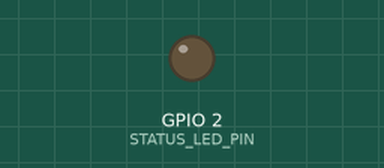
Simulated run of this sketch. Board: ESP32. Parts: output pins drawn as LEDs (lit = HIGH). WiFi joins after 1.5 s; servers stay silent unless stated.

Above: at 0.0 s.
At 1.6 s:
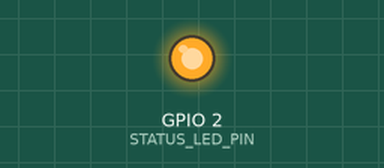
Timing chart, 0 to 3.1 s (numbered marks = the images above):
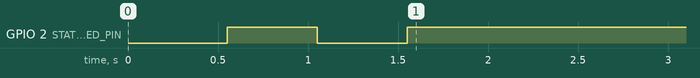

The sketch:

ELNEB_Device.ino
```cpp
/*
 * ELNEB classroom device starter.
 * The dashboard-generated variant replaces the configuration values below.
 * Install MFRC522 and ArduinoJson libraries before uploading.
 */
#include <WiFi.h>
#include <HTTPClient.h>
#include <SPI.h>
#include <MFRC522.h>

const char* WIFI_SSID = "REPLACE_WITH_WIFI_SSID";
const char* WIFI_PASSWORD = "REPLACE_WITH_WIFI_PASSWORD";
const char* DEVICE_CODE = "REPLACE_WITH_DEVICE_ID";
const char* SETUP_TOKEN = "REPLACE_WITH_SETUP_TOKEN";
const char* API_BASE_URL = "http://localhost:8080/api";

constexpr uint8_t RFID_SS_PIN = 5;
constexpr uint8_t RFID_RST_PIN = 22;
constexpr uint8_t STATUS_LED_PIN = 2;
MFRC522 rfid(RFID_SS_PIN, RFID_RST_PIN);

void connectWifi() {
  WiFi.begin(WIFI_SSID, WIFI_PASSWORD);
  unsigned long started = millis();
  while (WiFi.status() != WL_CONNECTED && millis() - started < 30000) { delay(500); digitalWrite(STATUS_LED_PIN, !digitalRead(STATUS_LED_PIN)); }
}

void setup() {
  pinMode(STATUS_LED_PIN, OUTPUT);
  Serial.begin(115200);
  SPI.begin();
  rfid.PCD_Init();
  connectWifi();
}

void loop() {
  if (WiFi.status() != WL_CONNECTED) { connectWifi(); return; }
  if (!rfid.PICC_IsNewCardPresent() || !rfid.PICC_ReadCardSerial()) { delay(100); return; }
  String uid;
  for (byte i = 0; i < rfid.uid.size; i++) { if (rfid.uid.uidByte[i] < 0x10) uid += "0"; uid += String(rfid.uid.uidByte[i], HEX); }
  HTTPClient http;
  http.begin(String(API_BASE_URL) + "/device-events");
  http.addHeader("Content-Type", "application/json");
  String body = "{\"deviceCode\":\"" + String(DEVICE_CODE) + "\",\"setupToken\":\"" + String(SETUP_TOKEN) + "\",\"rfidUid\":\"" + uid + "\"}";
  int response = http.POST(body);
  digitalWrite(STATUS_LED_PIN, response >= 200 && response < 300);
  http.end();
  rfid.PICC_HaltA();
  delay(1000);
}
```
